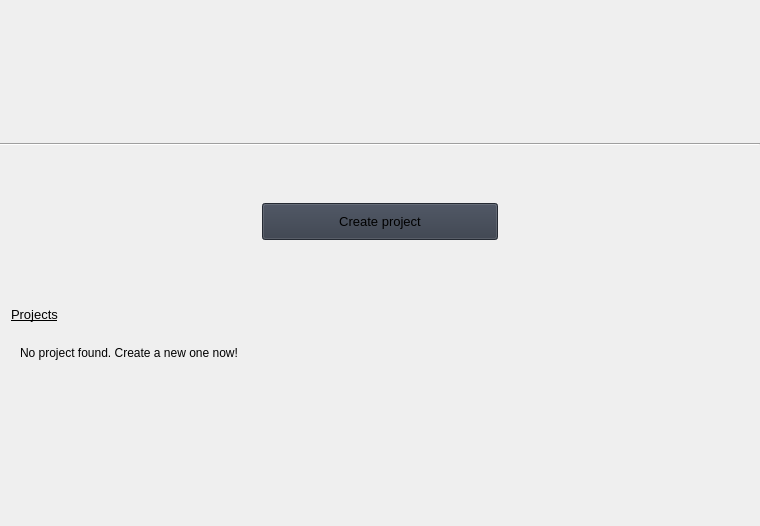
<?xml version="1.0" encoding="UTF-8"?>
<ui version="4.0">
 <class>Home</class>
 <widget class="QWidget" name="Home">
  <property name="geometry">
   <rect>
    <x>0</x>
    <y>0</y>
    <width>760</width>
    <height>526</height>
   </rect>
  </property>
  <property name="sizePolicy">
   <sizepolicy hsizetype="Expanding" vsizetype="Expanding">
    <horstretch>0</horstretch>
    <verstretch>0</verstretch>
   </sizepolicy>
  </property>
  <property name="windowTitle">
   <string>Form</string>
  </property>
  <layout class="QVBoxLayout" name="verticalLayout_3">
   <property name="sizeConstraint">
    <enum>QLayout::SetNoConstraint</enum>
   </property>
   <property name="leftMargin">
    <number>0</number>
   </property>
   <property name="topMargin">
    <number>0</number>
   </property>
   <property name="rightMargin">
    <number>0</number>
   </property>
   <property name="bottomMargin">
    <number>0</number>
   </property>
   <item>
    <layout class="QVBoxLayout" name="verticalLayout_2">
     <property name="sizeConstraint">
      <enum>QLayout::SetNoConstraint</enum>
     </property>
     <item>
      <layout class="QHBoxLayout" name="horizontalLayout">
       <property name="bottomMargin">
        <number>0</number>
       </property>
       <item>
        <widget class="QWidget" name="logo_container" native="true">
         <property name="sizePolicy">
          <sizepolicy hsizetype="MinimumExpanding" vsizetype="MinimumExpanding">
           <horstretch>0</horstretch>
           <verstretch>0</verstretch>
          </sizepolicy>
         </property>
         <layout class="QGridLayout" name="gridLayout_2">
          <property name="leftMargin">
           <number>0</number>
          </property>
          <property name="topMargin">
           <number>0</number>
          </property>
          <property name="rightMargin">
           <number>0</number>
          </property>
          <property name="bottomMargin">
           <number>0</number>
          </property>
          <item row="0" column="0">
           <layout class="QGridLayout" name="gridLayout"/>
          </item>
         </layout>
        </widget>
       </item>
      </layout>
     </item>
     <item>
      <widget class="Line" name="line">
       <property name="orientation">
        <enum>Qt::Horizontal</enum>
       </property>
      </widget>
     </item>
     <item>
      <layout class="QHBoxLayout" name="horizontalLayout_2">
       <property name="sizeConstraint">
        <enum>QLayout::SetNoConstraint</enum>
       </property>
       <item>
        <spacer name="horizontalSpacer_2">
         <property name="orientation">
          <enum>Qt::Horizontal</enum>
         </property>
         <property name="sizeHint" stdset="0">
          <size>
           <width>40</width>
           <height>20</height>
          </size>
         </property>
        </spacer>
       </item>
       <item>
        <widget class="QWidget" name="widget" native="true">
         <property name="sizePolicy">
          <sizepolicy hsizetype="Expanding" vsizetype="Expanding">
           <horstretch>0</horstretch>
           <verstretch>0</verstretch>
          </sizepolicy>
         </property>
         <layout class="QVBoxLayout" name="verticalLayout_5">
          <item>
           <layout class="QVBoxLayout" name="verticalLayout_4">
            <property name="sizeConstraint">
             <enum>QLayout::SetNoConstraint</enum>
            </property>
            <item>
             <spacer name="verticalSpacer_2">
              <property name="orientation">
               <enum>Qt::Vertical</enum>
              </property>
              <property name="sizeHint" stdset="0">
               <size>
                <width>20</width>
                <height>40</height>
               </size>
              </property>
             </spacer>
            </item>
            <item>
             <widget class="QPushButton" name="create_project_push_button">
              <property name="sizePolicy">
               <sizepolicy hsizetype="Expanding" vsizetype="Fixed">
                <horstretch>0</horstretch>
                <verstretch>0</verstretch>
               </sizepolicy>
              </property>
              <property name="font">
               <font>
                <family>Segoe UI</family>
                <pointsize>10</pointsize>
               </font>
              </property>
              <property name="cursor">
               <cursorShape>PointingHandCursor</cursorShape>
              </property>
              <property name="styleSheet">
               <string notr="true">background-color: rgb(52, 59, 72);
padding: 10;</string>
              </property>
              <property name="text">
               <string>Create project</string>
              </property>
              <property name="icon">
               <iconset resource="../resources.qrc">
                <normaloff>:/icons/images/icons/cil-plus.png</normaloff>:/icons/images/icons/cil-plus.png</iconset>
              </property>
             </widget>
            </item>
            <item>
             <spacer name="verticalSpacer">
              <property name="orientation">
               <enum>Qt::Vertical</enum>
              </property>
              <property name="sizeHint" stdset="0">
               <size>
                <width>20</width>
                <height>40</height>
               </size>
              </property>
             </spacer>
            </item>
           </layout>
          </item>
         </layout>
        </widget>
       </item>
       <item>
        <spacer name="horizontalSpacer_3">
         <property name="orientation">
          <enum>Qt::Horizontal</enum>
         </property>
         <property name="sizeHint" stdset="0">
          <size>
           <width>40</width>
           <height>20</height>
          </size>
         </property>
        </spacer>
       </item>
      </layout>
     </item>
     <item>
      <widget class="QWidget" name="projects_section" native="true">
       <property name="minimumSize">
        <size>
         <width>0</width>
         <height>40</height>
        </size>
       </property>
       <layout class="QGridLayout" name="gridLayout_3">
        <property name="leftMargin">
         <number>11</number>
        </property>
        <property name="topMargin">
         <number>11</number>
        </property>
        <property name="rightMargin">
         <number>11</number>
        </property>
        <property name="bottomMargin">
         <number>11</number>
        </property>
        <item row="0" column="0">
         <layout class="QVBoxLayout" name="verticalLayout_6">
          <item>
           <widget class="QLabel" name="projects_label">
            <property name="font">
             <font>
              <family>Segoe UI</family>
              <pointsize>10</pointsize>
              <underline>true</underline>
             </font>
            </property>
            <property name="text">
             <string>Projects</string>
            </property>
           </widget>
          </item>
          <item>
           <widget class="QWidget" name="projects_container" native="true">
            <property name="minimumSize">
             <size>
              <width>0</width>
              <height>50</height>
             </size>
            </property>
            <layout class="QHBoxLayout" name="horizontalLayout_4">
             <property name="leftMargin">
              <number>0</number>
             </property>
             <property name="topMargin">
              <number>0</number>
             </property>
             <property name="rightMargin">
              <number>0</number>
             </property>
             <property name="bottomMargin">
              <number>0</number>
             </property>
             <item>
              <layout class="QHBoxLayout" name="horizontalLayout_3">
               <item>
                <widget class="QWidget" name="no_project_notice" native="true">
                 <layout class="QHBoxLayout" name="horizontalLayout_5">
                  <item>
                   <widget class="QLabel" name="label">
                    <property name="text">
                     <string>No project found. Create a new one now!</string>
                    </property>
                   </widget>
                  </item>
                 </layout>
                </widget>
               </item>
              </layout>
             </item>
            </layout>
           </widget>
          </item>
         </layout>
        </item>
       </layout>
      </widget>
     </item>
     <item>
      <spacer name="verticalSpacer_3">
       <property name="orientation">
        <enum>Qt::Vertical</enum>
       </property>
       <property name="sizeHint" stdset="0">
        <size>
         <width>20</width>
         <height>40</height>
        </size>
       </property>
      </spacer>
     </item>
    </layout>
   </item>
  </layout>
 </widget>
 <resources>
  <include location="../resources.qrc"/>
 </resources>
 <connections/>
</ui>
